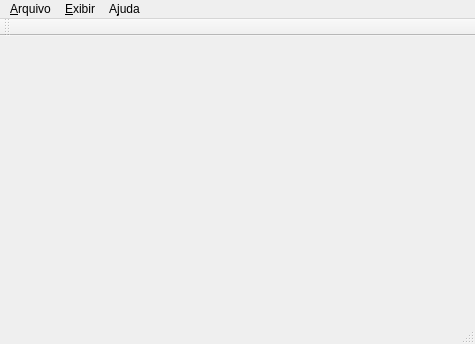
<?xml version="1.0" encoding="UTF-8"?>
<ui version="4.0">
 <class>MainWindow</class>
 <widget class="QMainWindow" name="MainWindow">
  <property name="geometry">
   <rect>
    <x>0</x>
    <y>0</y>
    <width>475</width>
    <height>344</height>
   </rect>
  </property>
  <property name="windowTitle">
   <string>MainWindow</string>
  </property>
  <widget class="QWidget" name="centralWidget"/>
  <widget class="QMenuBar" name="menuBar">
   <property name="geometry">
    <rect>
     <x>0</x>
     <y>0</y>
     <width>475</width>
     <height>26</height>
    </rect>
   </property>
   <widget class="QMenu" name="menu_Arquivo">
    <property name="title">
     <string>&amp;Arquivo</string>
    </property>
    <addaction name="action_Novo_mapa"/>
    <addaction name="action_Salvar_Mapa"/>
    <addaction name="actionSalvar_como"/>
    <addaction name="separator"/>
    <addaction name="action_Fechar_mapa"/>
    <addaction name="separator"/>
    <addaction name="actionSai_r"/>
   </widget>
   <widget class="QMenu" name="menuExibir">
    <property name="title">
     <string>&amp;Exibir</string>
    </property>
   </widget>
   <widget class="QMenu" name="menuAjuda">
    <property name="title">
     <string>A&amp;juda</string>
    </property>
    <addaction name="actionSobre"/>
   </widget>
   <addaction name="menu_Arquivo"/>
   <addaction name="menuExibir"/>
   <addaction name="menuAjuda"/>
  </widget>
  <widget class="QToolBar" name="mainToolBar">
   <attribute name="toolBarArea">
    <enum>TopToolBarArea</enum>
   </attribute>
   <attribute name="toolBarBreak">
    <bool>false</bool>
   </attribute>
  </widget>
  <widget class="QStatusBar" name="statusBar"/>
  <action name="action_Novo_mapa">
   <property name="text">
    <string>&amp;Novo mapa</string>
   </property>
  </action>
  <action name="action_Salvar_Mapa">
   <property name="text">
    <string>&amp;Salvar Mapa</string>
   </property>
  </action>
  <action name="actionSalvar_como">
   <property name="text">
    <string>Salvar &amp;como...</string>
   </property>
  </action>
  <action name="action_Fechar_mapa">
   <property name="text">
    <string>&amp;Fechar mapa</string>
   </property>
  </action>
  <action name="actionSai_r">
   <property name="text">
    <string>Sai&amp;r</string>
   </property>
  </action>
  <action name="actionSobre">
   <property name="text">
    <string>&amp;Sobre</string>
   </property>
  </action>
 </widget>
 <layoutdefault spacing="6" margin="11"/>
 <resources/>
 <connections/>
</ui>
